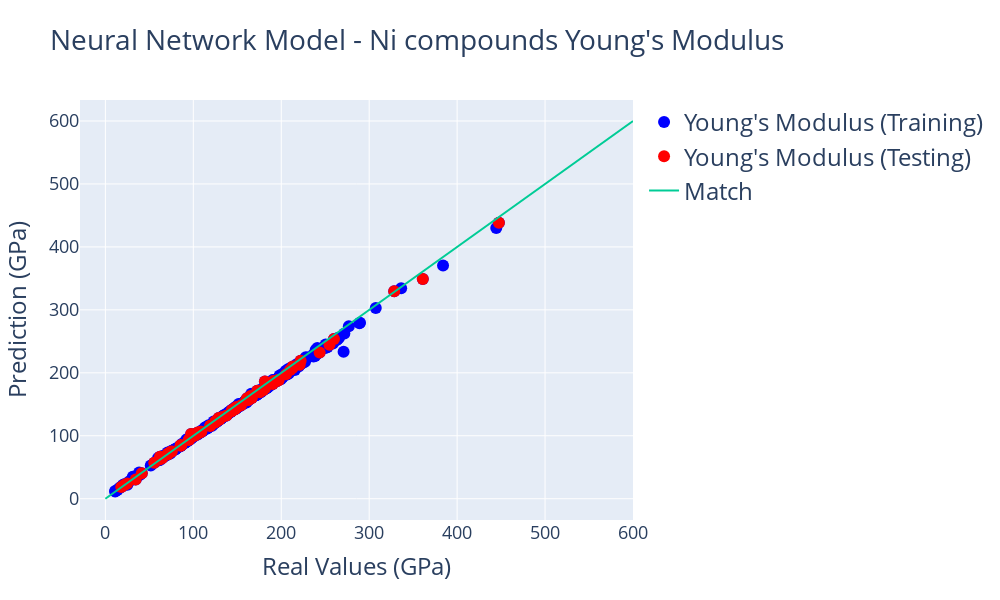

Here is the notebook cell this chart was saved with:
### Markdown cell above
### 4. Plotting

The easiest way to see if the model did a good job estimating the Young's Modulus for the Elements is through a plot comparing Real Values with their Predictions. We will use [Plotly](https://plot.ly/python/) to create a plot like that. We covered how to plot in Plotly in the first tutorial of this tool. For values in this plot, the line (x = y) indicates a perfect match and would be the desirable result for the points. As you analyze the plot, you can hover on the points to see the data we obtained in the cell above.

### Code cell
import plotly
import plotly.graph_objs as go
from plotly.offline import iplot

plotly.offline.init_notebook_mode(connected=True)

layout0= go.Layout(title=go.layout.Title(text="Neural Network Model - Ni compounds Young's Modulus", font=dict(size=28)), hovermode= 'closest', width = 1000, height=600, showlegend=True,  # Hovermode establishes the way the labels that appear when you hover are arranged # Establishing a square plot width=height
    xaxis= dict(title=go.layout.xaxis.Title(text='Real Values (GPa)', font=dict(size=24)), zeroline= False, gridwidth= 1, tickfont=dict(size=18)), # Axis Titles. Removing the X-axis Mark. Adding a Grid
    yaxis= dict(title=go.layout.yaxis.Title(text='Prediction (GPa)', font=dict(size=24)), zeroline= False, gridwidth= 1, tickfont=dict(size=18)), # Axis Titles. Removing the Y-axis Mark. Adding a Grid
    legend=dict(font=dict(size=24))) # Adding a legend

trace0 = go.Scatter(x = all_labels, y = predictions, mode = 'markers', marker= dict(size= 12, color= 'blue'), text= elements, name = 'Young\'s Modulus (Training)')
trace1 = go.Scatter(x = test_labels, y = test_predictions, mode = 'markers', marker= dict(size= 12, color= 'red'), text = labeled_elements, name = 'Young\'s Modulus (Testing)')
trace2 = go.Scatter(x = [0,600], y = [0,600], mode = 'lines', name = "Match") # This trace is the line X = Y which would indicate that the Prediction equals the real value

data = [trace0, trace1, trace2]
fig= go.Figure(data, layout=layout0)
iplot(fig)

### Figure 1 — Plotly figure (JSON) as saved in the notebook; plotly's stock layout.template omitted (floating-point values rounded to 4 significant figures; data arrays with more than 128 entries replaced by an {"elided": "..."} marker saying what was removed)
{"data": [{"marker": {"color": "blue", "size": 12}, "mode": "markers", "name": "Young's Modulus (Training)", "text": {"elided": "378 str values"}, "type": "scatter", "x": {"elided": "378 float values"}, "y": {"elided": "378 float values"}}, {"marker": {"color": "red", "size": 12}, "mode": "markers", "name": "Young's Modulus (Testing)", "text": ["ZrAlNi", "Y2MgNi2", "NdNi4B", "SrNiSn2", "Ac2NiIr", "Pm2NiIr", "Pm2NiRu", "Ti6Al16Ni7", "Ti2NiMo", "Hf3(NiGe)4", "LaNiC2", "ScAlNi2", "ScNi4Sn", "CeCdNi4", "SrNi3Ge2", "ScAl2Ni", "YAlNi", "SrNiGe2", "MgNiSb", "NiCO3", "TmInNi4", "NbNiP", "UGa5Ni", "ScInNi2", "UNiAs2", "CsNiCl3", "MgNi2Sn", "Lu2NiSn6", "Tb(NiGe)2", "NiAsS", "Er2(NiB2)3", "DyNiSb", "NbAlNi2", "TiSiNi", "CsNiF3", "Ba(NiAs)2", "MnGaNi2", "K2NiF6", "PaNi2Sn", "LiAl2Ni", "Sc2NiIr", "Sc2NiOs", "Ti2MnNi", "PrNiC2", "Ba(NiP)2", "Ni(BMo)2", "ScGa5Ni", "HoNi4B", "CaGa3Ni2", "Lu7(NiTe)2", "TbAl2Ni", "TiNiO3", "NiSeO4", "TmNiGe", "YNiSn", "YNiBi", "TiGaNi", "Ni2Mo3N", "Sr(NiAs)2", "Ca(NiAs)2", "SrNiF6", "Cs2KNiF6", "Y(NiP)2", "ScNiGe", "BeSiNi2", "K2NiP2", "LuSi2Ni", "Sr2NiTeO6", "LaNi2B2C", "TbNi2B2C", "NdNi2B2C", "Er3Al3NiGe2", "ErNi2B2C", "DyNi2B2C", "TmNi2B2C", "Rb2NaNiF6", "UNi2B2C", "Ba2NiWO6"], "type": "scatter", "x": [181.8, 74.48, 179.4, 70.2, 55.6, 85.56, 62.1, 222.0, 205.4, 221.0, 191.0, 146.7, 147.4, 143.6, 85.76, 160, 71.24, 94.72, 108.4, 172.7, 154.3, 254.8, 143.8, 129.4, 137.8, 18.06, 119.7, 97.5, 125.0, 149.9, 328.4, 128.8, 125.1, 260, 21.6, 71.28, 166.3, 24.8, 106.9, 148.7, 129.6, 166.4, 175.6, 210, 95.46, 447.5, 106.6, 196.1, 101.4, 86.36, 132.8, 213.2, 105, 146.3, 109.2, 119.0, 179.4, 361.0, 75.6, 103.2, 61.64, 41.4, 212.5, 161.3, 165.9, 34.44, 162.5, 161.2, 181.4, 196.8, 195.4, 144.0, 195, 190.3, 196.8, 64.48, 243.7, 165.1], "y": [175.9, 74.71, 172.9, 70.08, 57.35, 85.06, 66.66, 219.3, 197.6, 212.9, 187.0, 142.4, 142.3, 138.9, 84.34, 156.5, 71.88, 93.41, 106.4, 171.6, 148.3, 244.8, 139.7, 125.5, 132.3, 18.82, 116.4, 103.0, 121.2, 145.7, 329.7, 128.3, 123.1, 253.9, 21.93, 70.83, 160.0, 24.29, 105.1, 145.3, 126.0, 160.3, 169.2, 204.5, 94.27, 438.5, 104.6, 188.5, 99.84, 84.96, 129.9, 210.2, 105.3, 142.4, 106.4, 115.7, 172.8, 348.9, 74.98, 101.5, 62.39, 40.64, 207.2, 156.5, 160.2, 30.53, 156.8, 159.7, 186.4, 188.0, 187.6, 140.9, 187.3, 182.1, 188.5, 64.5, 232.4, 163.3]}, {"mode": "lines", "name": "Match", "type": "scatter", "x": [0, 600], "y": [0, 600]}], "layout": {"height": 600, "hovermode": "closest", "legend": {"font": {"size": 24}}, "showlegend": true, "title": {"font": {"size": 28}, "text": "Neural Network Model - Ni compounds Young's Modulus"}, "width": 1000, "xaxis": {"gridwidth": 1, "tickfont": {"size": 18}, "title": {"font": {"size": 24}, "text": "Real Values (GPa)"}, "zeroline": false}, "yaxis": {"gridwidth": 1, "tickfont": {"size": 18}, "title": {"font": {"size": 24}, "text": "Prediction (GPa)"}, "zeroline": false}}}
